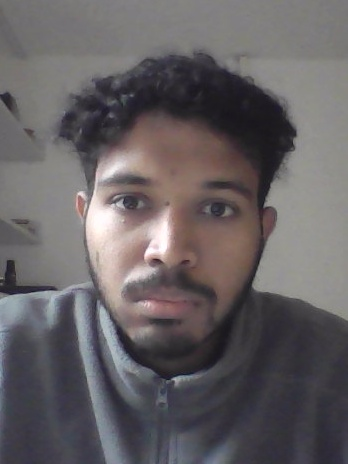
#> input picture Project_expt/dataset_neo/Prahas/Prahas_011.jpg, 348 x 464 px; its folder holds only this picture in this run
$ python train.py
#> lines starting #> are read from the running program, lines starting #| are printed output that depends on the picture
import cv2
import os
import pickle
import numpy as np

# CONFIG
SCRIPT_DIR = os.path.dirname(os.path.abspath(__file__))
TRAIN_DIR = os.path.join(os.path.dirname(SCRIPT_DIR), 'dataset_neo')
MODEL_PATH = os.path.join(SCRIPT_DIR, 'model_haar_lbph.yml')
LABEL_PATH = os.path.join(SCRIPT_DIR, 'labels_haar.pkl')

def train():
    face_cascade = cv2.CascadeClassifier(cv2.data.haarcascades + 'haarcascade_frontalface_default.xml')

    # --- TUNING FOR 40% ACCURACY ---
    # radius=2: Looks at pixels 2 steps away (catches bigger features like nose shape)
    # neighbors=8: Standard detail level
    # grid_x=8, grid_y=8: High grid resolution (Strict matching)
    recognizer = cv2.face.LBPHFaceRecognizer_create(radius=2, neighbors=8, grid_x=8, grid_y=8)

    faces = []
    ids = []
    label_map = {}
    current_id = 0

    print(f"Training Tuned Haar+LBPH on {TRAIN_DIR}...")

    for person_name in sorted(os.listdir(TRAIN_DIR)):
        person_path = os.path.join(TRAIN_DIR, person_name)
        if not os.path.isdir(person_path): continue

        # Fix names (Prahas vs prahas)
        clean_name = person_name.strip().title()

        label_map[current_id] = clean_name
        print(f"Processing {clean_name} (ID: {current_id})...")

        for img_name in os.listdir(person_path):
            img_path = os.path.join(person_path, img_name)
            img = cv2.imread(img_path, cv2.IMREAD_GRAYSCALE)
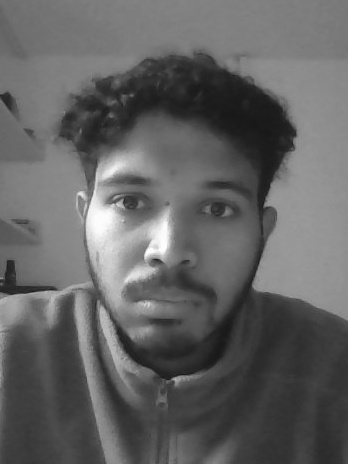
#> img: shape (464, 348); min 21, max 255, mean 98.8
            if img is None: continue

            # Detect Face
            faces_rects = face_cascade.detectMultiScale(img, scaleFactor=1.1, minNeighbors=5)
#> faces_rects = [[57, 120, 227, 227]]

            for (x, y, w, h) in faces_rects:
                roi = img[y:y+h, x:x+w]
                # Light Correction
                roi = cv2.equalizeHist(roi)
                faces.append(roi)
                ids.append(current_id)
#> this loop made 1 pass
#> pass 1, in train, `roi = img[y:y+h, x:x+w]`:
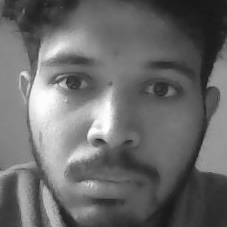
#> roi: shape (227, 227); min 24, max 255, mean 106.1
#> pass 1, in train, `roi = cv2.equalizeHist(roi)`:
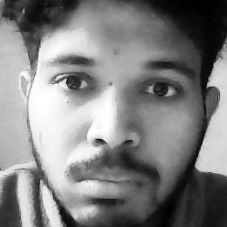
#> roi: shape (227, 227); min 0, max 255, mean 128.3
#> after the loop, faces = 1 item; ids = [0]

        current_id += 1
#> pass 2 of the loop in train, `for person_name in sorted(os.listdir(TRAIN_DIR)):`:
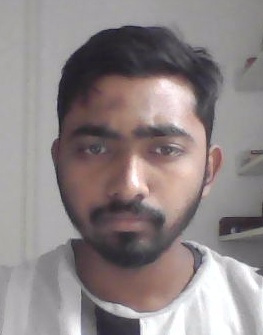
#> input picture Project_expt/dataset_neo/Yashwanth/Yashwanth_002.jpg, 263 x 335 px
#> in train, `img = cv2.imread(img_path, cv2.IMREAD_GRAYSCALE)`:
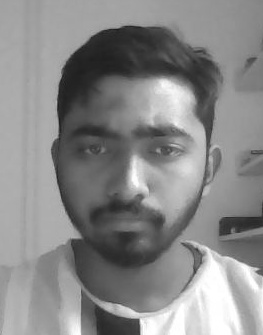
#> img: shape (335, 263); min 28, max 255, mean 136.3
#> faces_rects = [[39, 79, 182, 182]]
#> the loop in train, `for (x, y, w, h) in faces_rects:` made 1 pass
#> pass 1, in train, `roi = cv2.equalizeHist(roi)`:
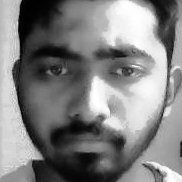
#> roi: shape (182, 182); min 0, max 255, mean 128.4
#> after the loop in train, `for (x, y, w, h) in faces_rects:`: faces = 2 items; ids = [0, 1]

    print(f"Training model on {len(faces)} samples...")
#> (printed output is left out)
    recognizer.train(faces, np.array(ids))

    recognizer.write(MODEL_PATH)
    with open(LABEL_PATH, 'wb') as f:
        pickle.dump(label_map, f)

    print("Training Complete. Now run the optimizer script.")

if __name__ == "__main__":
    train()
